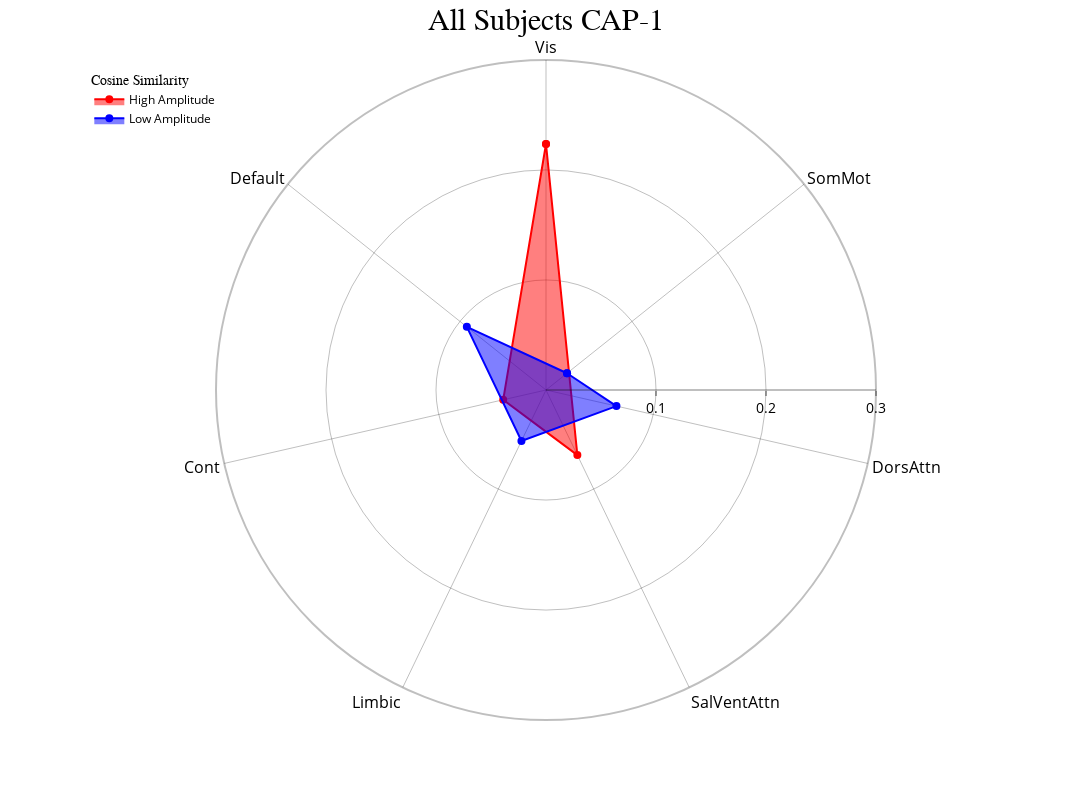
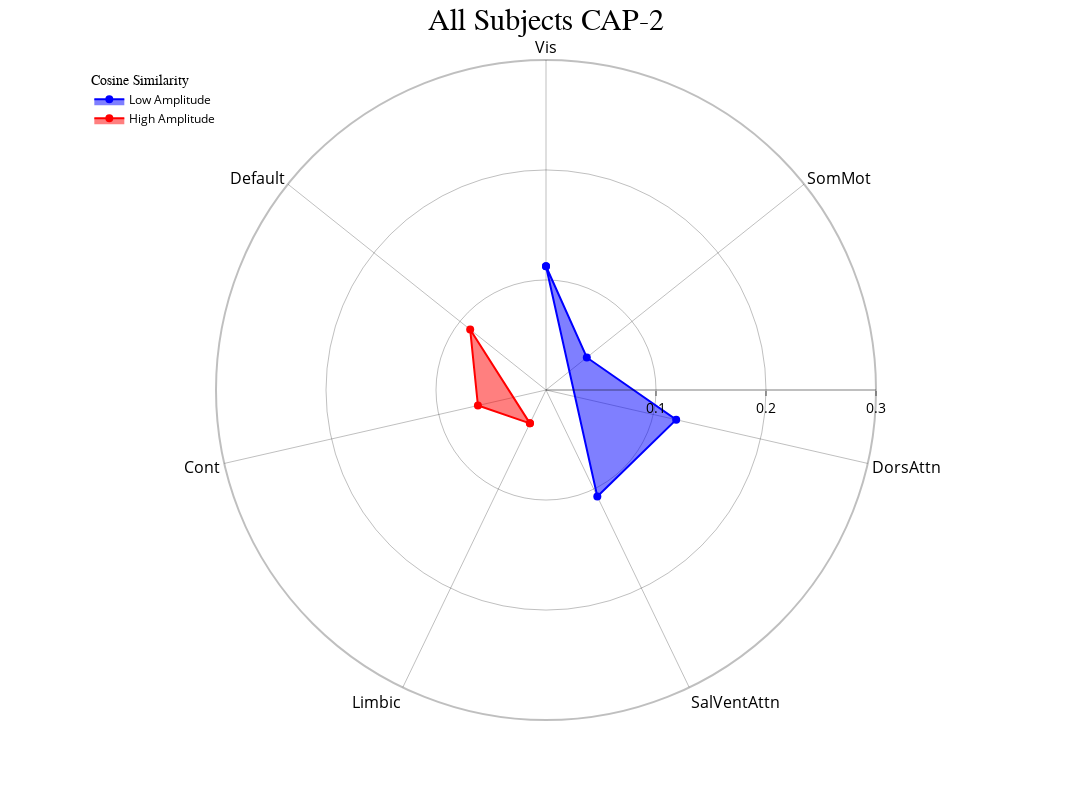
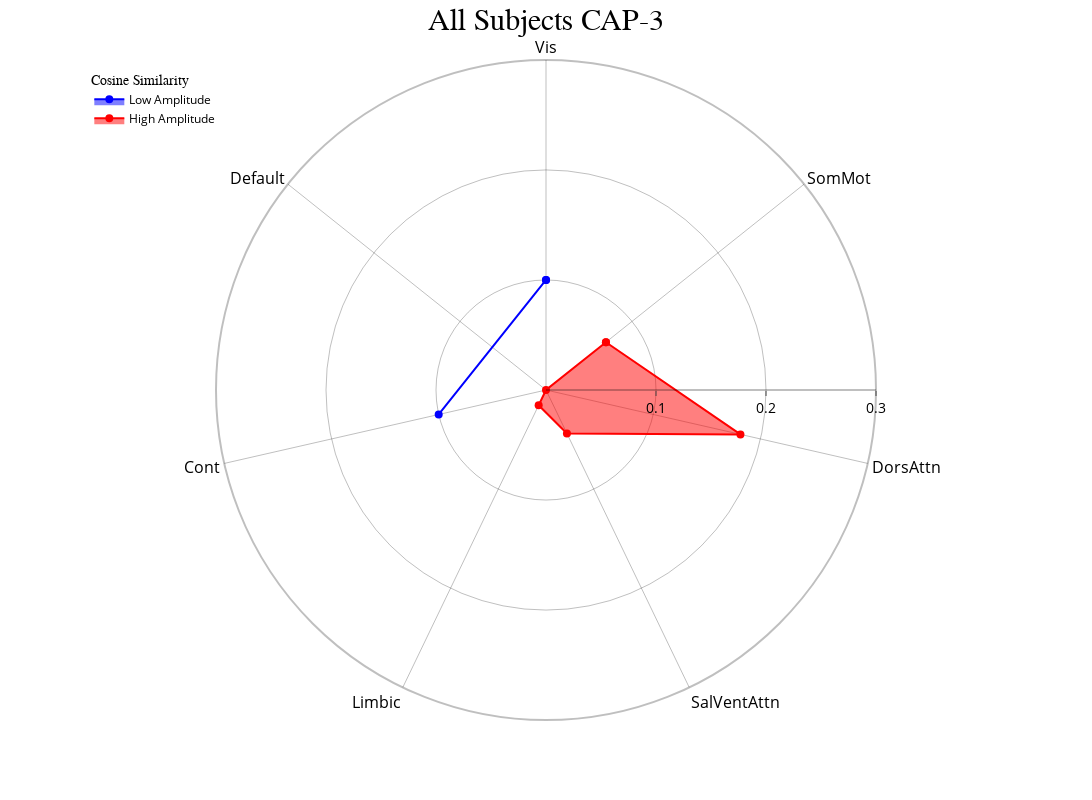

Source (notebook cell) for these figures, in order:
### Markdown cell above
<font size="3">Radar plots showing the cosine of each network/region can be produced for each CAP to show the dominant network/regions for each CAP. There are three ways cosine similarity is calculated that primarily influence the norming in the denominator for cosine similarity - "traditional" (the traditional cosine similarity calculation that uses the full CAP vector), "selective" (filters out only the relevant  nodes in the CAP vector to assess internal consistency within a network for each CAP), "combined" (a weighted approach for both where the weight is determined by the `alpha` parameter). The default is "traditional" and the cosine similarities are stored in the `self.cosine_similarity` property.</font>

### Code cell
radialaxis={"showline": True, "linewidth": 2, "linecolor": "rgba(0, 0, 0, 0.25)", "gridcolor": "rgba(0, 0, 0, 0.25)",
            "ticks": "outside" , "tickfont": {"size": 14, "color": "black"}, "range": [0,0.3],
            "tickvals": [0.1,0.2,0.3]}
cap_analysis.caps2radar(method="traditional", radialaxis=radialaxis, fill="toself")

### Figure 1 — Plotly figure (JSON) as saved in the notebook; plotly's stock layout.template omitted (floating-point values rounded to 4 significant figures)
{"data": [{"fill": "toself", "hovertemplate": "color=High Amplitude<br>CAP-1=%{r}<br>regions=%{theta}<extra></extra>", "legendgroup": "High Amplitude", "line": {"color": "rgba(255, 0, 0, 1)", "dash": "solid"}, "marker": {"size": 8, "symbol": "circle"}, "mode": "markers+lines", "name": "High Amplitude", "r": [0.2236, 0.06571, 0.03991, 0.2236], "showlegend": true, "subplot": "polar", "theta": ["Vis", "SalVentAttn", "Cont", "Vis"], "type": "scatterpolar"}, {"fill": "toself", "hovertemplate": "color=Low Amplitude<br>CAP-1=%{r}<br>regions=%{theta}<extra></extra>", "legendgroup": "Low Amplitude", "line": {"color": "rgba(0, 0, 255, 1)", "dash": "solid"}, "marker": {"size": 8, "symbol": "circle"}, "mode": "markers+lines", "name": "Low Amplitude", "r": [0.02443, 0.06569, 0.05144, 0.09205, 0.02443], "showlegend": true, "subplot": "polar", "theta": ["SomMot", "DorsAttn", "Limbic", "Default", "SomMot"], "type": "scatterpolar"}], "layout": {"height": 800, "legend": {"font": {"color": "black", "size": 12}, "title": {"font": {"family": "Times New Roman"}, "text": "Cosine Similarity"}, "tracegroupgap": 0, "x": 0.01, "xanchor": "left", "y": 0.99, "yanchor": "top"}, "margin": {"t": 60}, "polar": {"angularaxis": {"categoryarray": ["Vis", "SomMot", "DorsAttn", "SalVentAttn", "Limbic", "Cont", "Default"], "categoryorder": "array", "direction": "clockwise", "gridcolor": "rgba(0, 0, 0, 0.25)", "linecolor": "rgba(0, 0, 0, 0.25)", "linewidth": 2, "rotation": 90, "showline": true, "tickfont": {"color": "black", "size": 16}}, "bgcolor": "white", "domain": {"x": [0, 1], "y": [0, 1]}, "radialaxis": {"gridcolor": "rgba(0, 0, 0, 0.25)", "linecolor": "rgba(0, 0, 0, 0.25)", "linewidth": 2, "range": [0, 0.3], "showline": true, "tickfont": {"color": "black", "size": 14}, "ticks": "outside", "tickvals": [0.1, 0.2, 0.3]}}, "title": {"font": {"color": "black", "family": "Times New Roman", "size": 30}, "text": "All Subjects CAP-1", "x": 0.5}, "width": 1200}}

### Figure 2 — Plotly figure (JSON) as saved in the notebook; plotly's stock layout.template omitted (floating-point values rounded to 4 significant figures)
{"data": [{"fill": "toself", "hovertemplate": "color=Low Amplitude<br>CAP-2=%{r}<br>regions=%{theta}<extra></extra>", "legendgroup": "Low Amplitude", "line": {"color": "rgba(0, 0, 255, 1)", "dash": "solid"}, "marker": {"size": 8, "symbol": "circle"}, "mode": "markers+lines", "name": "Low Amplitude", "r": [0.1125, 0.04744, 0.1214, 0.1075, 0.1125], "showlegend": true, "subplot": "polar", "theta": ["Vis", "SomMot", "DorsAttn", "SalVentAttn", "Vis"], "type": "scatterpolar"}, {"fill": "toself", "hovertemplate": "color=High Amplitude<br>CAP-2=%{r}<br>regions=%{theta}<extra></extra>", "legendgroup": "High Amplitude", "line": {"color": "rgba(255, 0, 0, 1)", "dash": "solid"}, "marker": {"size": 8, "symbol": "circle"}, "mode": "markers+lines", "name": "High Amplitude", "r": [0.03366, 0.06347, 0.08816, 0.03366], "showlegend": true, "subplot": "polar", "theta": ["Limbic", "Cont", "Default", "Limbic"], "type": "scatterpolar"}], "layout": {"height": 800, "legend": {"font": {"color": "black", "size": 12}, "title": {"font": {"family": "Times New Roman"}, "text": "Cosine Similarity"}, "tracegroupgap": 0, "x": 0.01, "xanchor": "left", "y": 0.99, "yanchor": "top"}, "margin": {"t": 60}, "polar": {"angularaxis": {"categoryarray": ["Vis", "SomMot", "DorsAttn", "SalVentAttn", "Limbic", "Cont", "Default"], "categoryorder": "array", "direction": "clockwise", "gridcolor": "rgba(0, 0, 0, 0.25)", "linecolor": "rgba(0, 0, 0, 0.25)", "linewidth": 2, "rotation": 90, "showline": true, "tickfont": {"color": "black", "size": 16}}, "bgcolor": "white", "domain": {"x": [0, 1], "y": [0, 1]}, "radialaxis": {"gridcolor": "rgba(0, 0, 0, 0.25)", "linecolor": "rgba(0, 0, 0, 0.25)", "linewidth": 2, "range": [0, 0.3], "showline": true, "tickfont": {"color": "black", "size": 14}, "ticks": "outside", "tickvals": [0.1, 0.2, 0.3]}}, "title": {"font": {"color": "black", "family": "Times New Roman", "size": 30}, "text": "All Subjects CAP-2", "x": 0.5}, "width": 1200}}

### Figure 3 — Plotly figure (JSON) as saved in the notebook; plotly's stock layout.template omitted (floating-point values rounded to 4 significant figures)
{"data": [{"fill": "toself", "hovertemplate": "color=Low Amplitude<br>CAP-3=%{r}<br>regions=%{theta}<extra></extra>", "legendgroup": "Low Amplitude", "line": {"color": "rgba(0, 0, 255, 1)", "dash": "solid"}, "marker": {"size": 8, "symbol": "circle"}, "mode": "markers+lines", "name": "Low Amplitude", "r": [0.1, 0.1001, 0.1], "showlegend": true, "subplot": "polar", "theta": ["Vis", "Cont", "Vis"], "type": "scatterpolar"}, {"fill": "toself", "hovertemplate": "color=High Amplitude<br>CAP-3=%{r}<br>regions=%{theta}<extra></extra>", "legendgroup": "High Amplitude", "line": {"color": "rgba(255, 0, 0, 1)", "dash": "solid"}, "marker": {"size": 8, "symbol": "circle"}, "mode": "markers+lines", "name": "High Amplitude", "r": [0.0697, 0.1813, 0.04386, 0.01537, 1.861e-05, 0.0697], "showlegend": true, "subplot": "polar", "theta": ["SomMot", "DorsAttn", "SalVentAttn", "Limbic", "Default", "SomMot"], "type": "scatterpolar"}], "layout": {"height": 800, "legend": {"font": {"color": "black", "size": 12}, "title": {"font": {"family": "Times New Roman"}, "text": "Cosine Similarity"}, "tracegroupgap": 0, "x": 0.01, "xanchor": "left", "y": 0.99, "yanchor": "top"}, "margin": {"t": 60}, "polar": {"angularaxis": {"categoryarray": ["Vis", "SomMot", "DorsAttn", "SalVentAttn", "Limbic", "Cont", "Default"], "categoryorder": "array", "direction": "clockwise", "gridcolor": "rgba(0, 0, 0, 0.25)", "linecolor": "rgba(0, 0, 0, 0.25)", "linewidth": 2, "rotation": 90, "showline": true, "tickfont": {"color": "black", "size": 16}}, "bgcolor": "white", "domain": {"x": [0, 1], "y": [0, 1]}, "radialaxis": {"gridcolor": "rgba(0, 0, 0, 0.25)", "linecolor": "rgba(0, 0, 0, 0.25)", "linewidth": 2, "range": [0, 0.3], "showline": true, "tickfont": {"color": "black", "size": 14}, "ticks": "outside", "tickvals": [0.1, 0.2, 0.3]}}, "title": {"font": {"color": "black", "family": "Times New Roman", "size": 30}, "text": "All Subjects CAP-3", "x": 0.5}, "width": 1200}}
